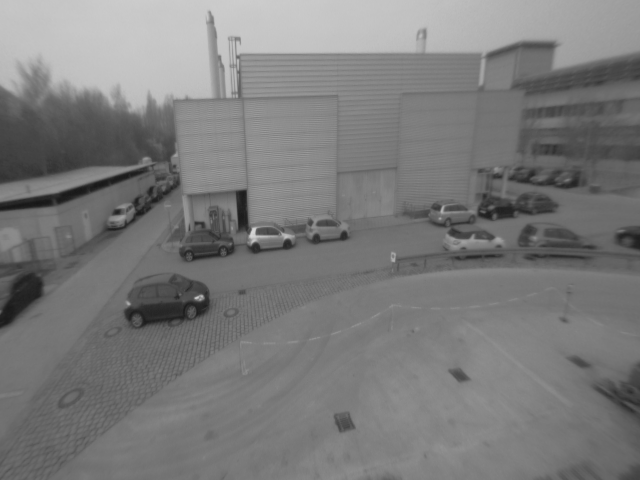
%> input picture sol_all/sol05/sol05/img1.png, 640 x 480 px
$ octave main_harris.m   (GNU Octave 9; MATLAB toolbox functions it lacks are replaced by stand-ins)
%> lines starting %> are read from the running program, lines starting %| are printed output that depends on the picture
### exs_all/ex04/ex04/imreadbw.m
function I = imreadbw(file)
%> called with file = 'img1.png'
I=im2double(imread(file)) ;
%> I: size 480x640 double; min 0.0863, max 0.835, mean 0.481

if(size(I,3) > 1)
  I = rgb2gray( I );
end


### sol_all/sol05/sol05/getM.m
function [M11, M12, M22] = getM(I, sigma)
%> called with sigma = 2
% Compute structure tensor

% spatial gradient using central differences
Ix = 0.5*(I(:,[2:end end]) - I(:,[1 1:end-1]));
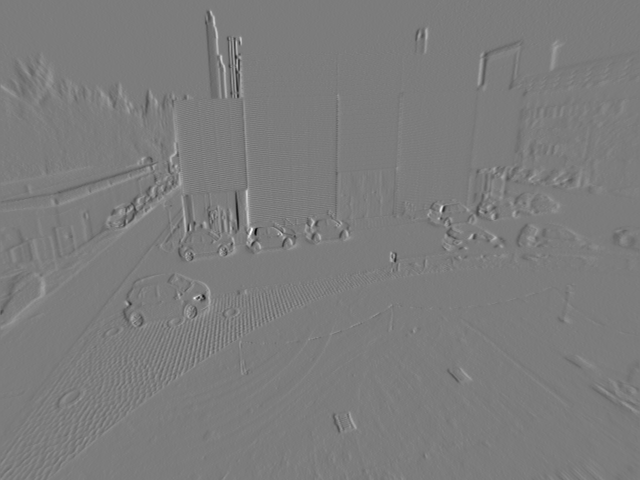
%> Ix: size 480x640 double; min -0.227, max 0.237, mean -8.82e-05; drawn with min black and max white
Iy = 0.5*(I([2:end end],:) - I([1 1:end-1],:));
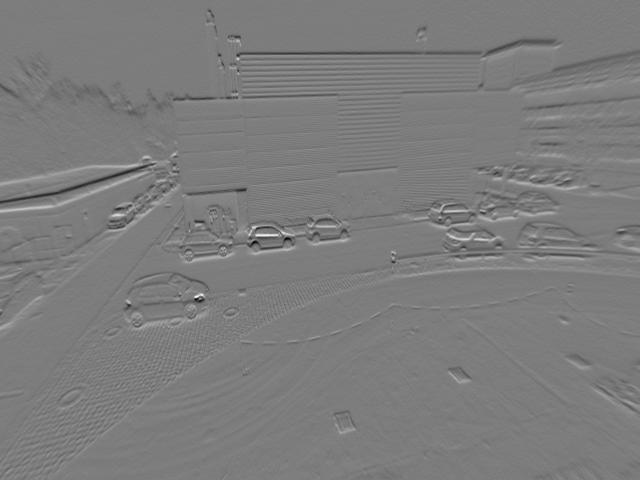
%> Iy: size 480x640 double; min -0.2, max 0.208, mean -0.000627; drawn with min black and max white

% Gaussian kernel
k = ceil(4*sigma+1);
G = fspecial('gaussian', k, sigma);

M11 = conv2(Ix .* Ix, G, 'same');
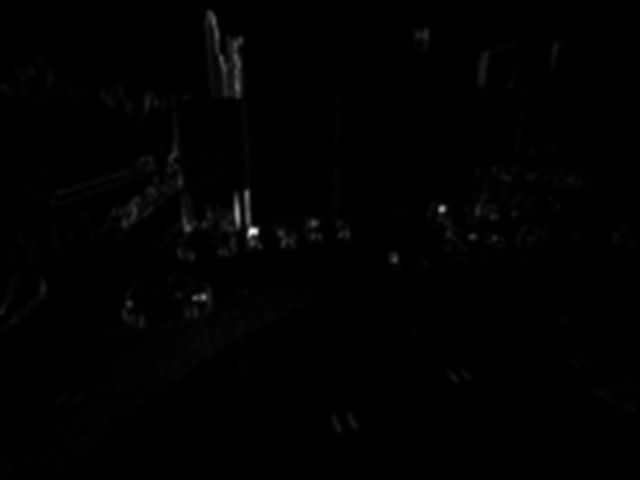
%> M11: size 480x640 double; min 1.88e-07, max 0.0175, mean 0.000118; drawn with min black and max white
M12 = conv2(Ix .* Iy, G, 'same');
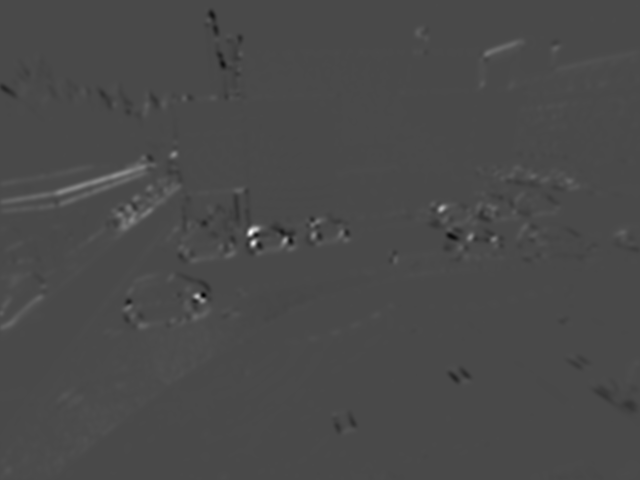
%> M12: size 480x640 double; min -0.00275, max 0.00674, mean 2.09e-05; drawn with min black and max white
M22 = conv2(Iy .* Iy, G, 'same');
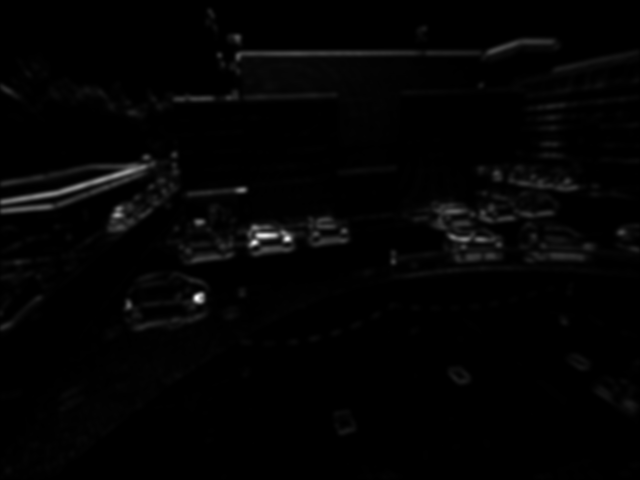
%> M22: size 480x640 double; min 1.46e-07, max 0.0132, mean 0.000207; drawn with min black and max white

% Note: We do not need to compute M21 sparately, since M is symmetrical and
% therefore M21 == M12

end

### sol_all/sol05/sol05/getHarrisCorners.m
function [score, points] = getHarrisCorners(I, sigma, kappa, theta)

[M11, M12, M22] = getM(I, sigma);

% compute score using det and trace
detM = M11 .* M22 - M12.^2;
traceM = M11 + M22;
score = detM - kappa * traceM.^2;
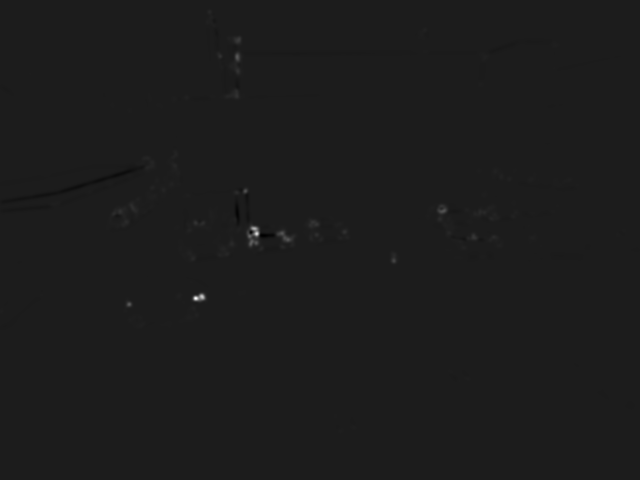
%> score: size 480x640 double; min -6.45e-06, max 5.18e-05, mean 3.45e-08; drawn with min black and max white

% display score (for debugging)
%imagesc(sign(score) .* abs(score).^(1/4));
%colorbar;

% you can disable non-maximum suppression (for debugging)
max_only = 1;

% padded image for easier non-max suppression check
score_pad = -inf * ones(size(I) + 2);
score_pad(2:end-1, 2:end-1) = score;

% find corners
[y, x] = find( score > theta ...
             & ( ~max_only ...
               | ( score > score_pad(1:end-2, 2:end-1) ...
                 & score > score_pad(3:end  , 2:end-1) ...
                 & score > score_pad(2:end-1, 1:end-2) ...
                 & score > score_pad(2:end-1, 3:end))));
%> y = 254 values from 12 to 432; x = 254 values from 2 to 632

points = [x y];
%> points = 254 rows, first 12: [2 312; 31 74; 39 276; 41 278; 42 296; 44 285; 45 288; 53 199; 55 198; 55 204; 70 237; 86 91]

end

### ex05/ex05/drawPts.m
function [  ] = drawPts( img, pts )

hold off
imagesc(img);
colormap gray
hold on
plot(pts(:,1), pts(:,2), 'yo','LineWidth',1)
axis equal
end

### sol_all/sol05/sol05/main_harris.m
%% cleanup
clear
close all

%% load data and set parameters
I = imreadbw('img1.png');
%I = imreadbw('small.png');
sigma = 2;
kappa = 0.05;
theta = 1e-7;

%% compute corners and visualize

[score, points] = getHarrisCorners(I, sigma, kappa, theta);

figure(2);
subplot(121);
drawPts(I, points);
axis image;

subplot(122);
imagesc(sign(score) .* abs(score).^(1/4));
colormap(gca, 'jet');
axis image;
colorbar;
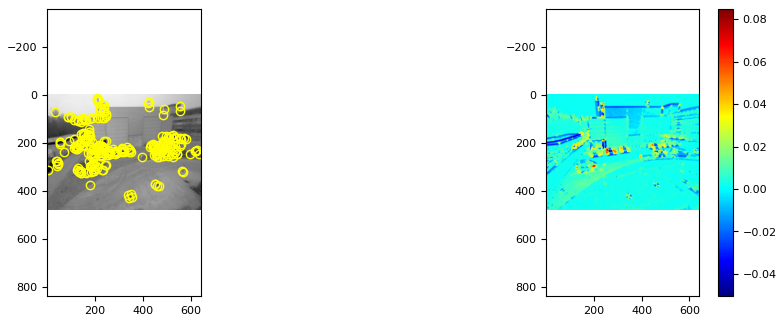
%> figure redrawn from the program's plot data, 2 panels

$ run again, with sol_all/sol05/sol05/small.png copied over sol_all/sol05/sol05/img1.png
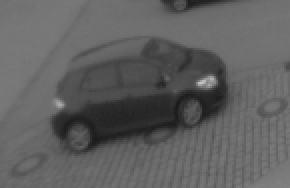
%> input picture sol_all/sol05/sol05/small.png, 145 x 94 px (shown 2 times larger)
%> in getHarrisCorners, `detM = M11 .* M22 - M12.^2;`:
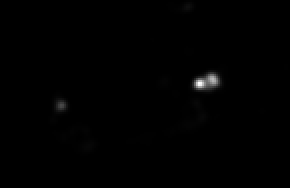
%> detM: size 94x145 double (shown 2 times larger); min 1.39e-12, max 5.1e-05, mean 2.38e-07; drawn with min black and max white
%> y = 23 values from 4 to 74; x = 23 values from 27 to 144
%> in getHarrisCorners, `points = [x y];`: points = 23 rows, first 12: [27 60; 31 53; 33 69; 37 66; 43 66; 45 74; 66 72; 74 69; 77 21; 83 41; 87 66; 88 47]
%> `colorbar;`:
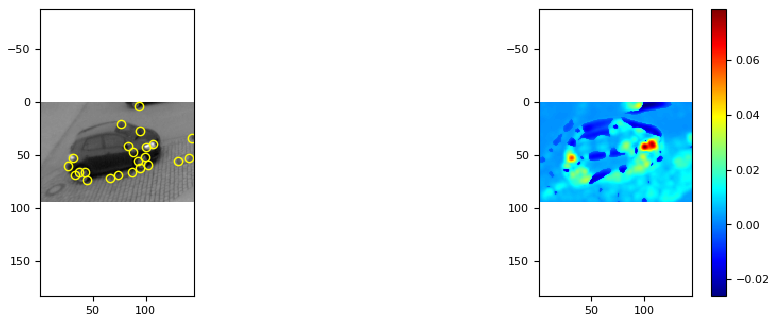
%> figure redrawn from the program's plot data, 2 panels
